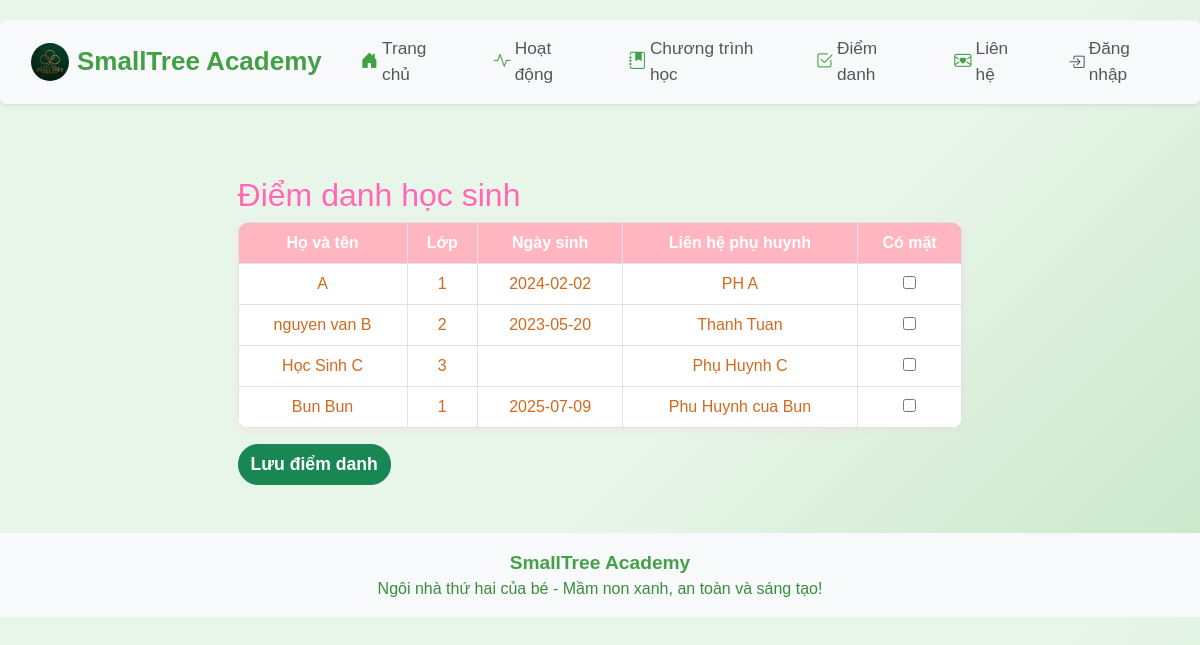
The app's page /attendance/mark, older data.
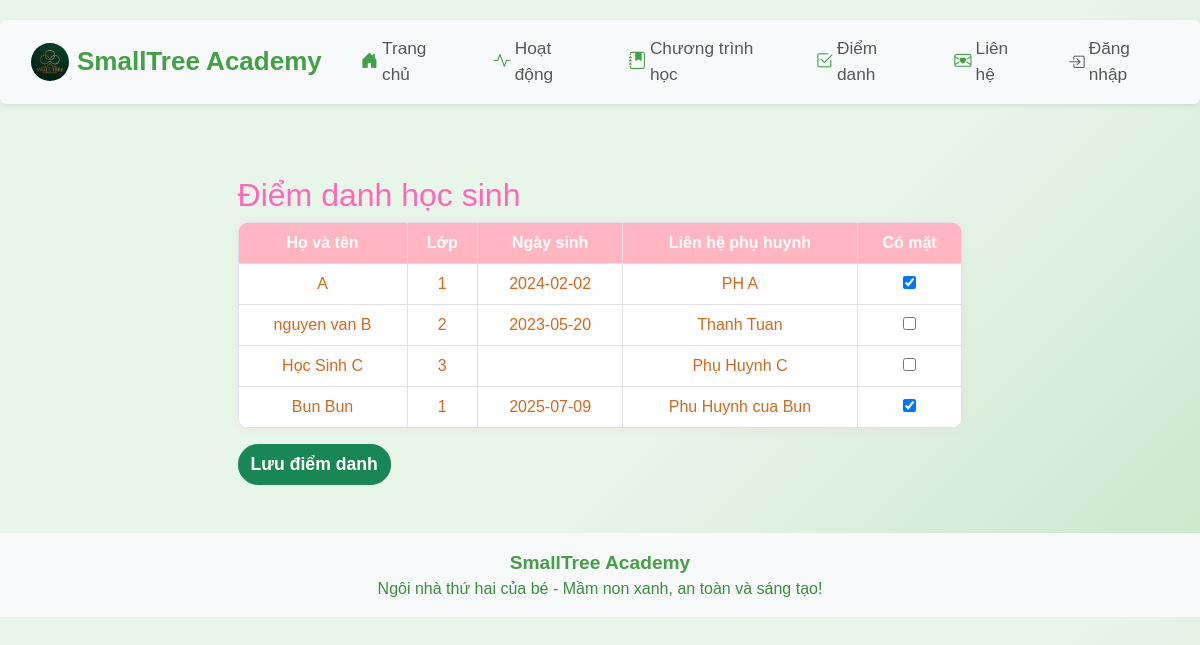
The same page, newer data.
### app/models.py (models this page shows)
class Child(db.Model):
    id = db.Column(db.Integer, primary_key=True)
    name = db.Column(db.String(100), nullable=False)
    age = db.Column(db.Integer, nullable=False)
    parent_contact = db.Column(db.String(100), nullable=False)
    class_name = db.Column(db.String(100))
    birth_date = db.Column(db.String(20))
    status = db.Column(db.String(20), default='Chưa điểm danh')
    email = db.Column(db.String(100))
    phone = db.Column(db.String(20))
    password = db.Column(db.String(100))
    student_code = db.Column(db.String(20), unique=True, nullable=True)

### app/routes.py (the view, shortened to what this page needs)
@main.route('/attendance/mark', methods=['GET', 'POST'])
def mark_attendance():
    students = Child.query.all()
    mobile = is_mobile()
    return render_template('mark_attendance.html', students=students, title='Điểm danh học sinh', mobile=mobile)

### app/__init__.py (called while the page is built)
def create_app():
    app = Flask(__name__)
    app.config['SECRET_KEY'] = 'your-secret-key'
    app.config['SQLALCHEMY_DATABASE_URI'] = 'sqlite:///site.db'
    app.config['SQLALCHEMY_TRACK_MODIFICATIONS'] = False
    db.init_app(app)
    migrate = Migrate(app, db)
    csrf = CSRFProtect(app)
    @app.context_processor
    def inject_csrf_token():
        from flask_wtf.csrf import generate_csrf
        return dict(csrf_token=generate_csrf)
    from app.routes import main
    app.register_blueprint(main)
    return app

### app/routes.py (called while the page is built)
def is_mobile():
    ua = request.user_agent.string.lower()
    return 'mobile' in ua or 'android' in ua or 'iphone' in ua

### app/templates/mark_attendance.html (shortened to what this page needs)
{% extends 'base.html' %}
{% block content %}
<div class="container mt-5">
    <h2>Điểm danh học sinh</h2>
    <form method="post">
        <table class="table table-bordered">
            <thead>
                <tr>
                    <th>Họ và tên</th>
                    <th>Lớp</th>
                    <th>Ngày sinh</th>
                    <th>Liên hệ phụ huynh</th>
                    <th>Có mặt</th>
                </tr>
            </thead>
            <tbody>
                {% for student in students %}
                <tr>
                    <td>{{ student.name }}</td>
                    <td>{{ student.class_name if student.class_name else '' }}</td>
                    <td>{{ student.birth_date if student.birth_date else '' }}</td>
                    <td>{{ student.parent_contact }}</td>
                    <td><input type="checkbox" name="present_{{ student.id }}" {% if student.status == 'Có mặt' %}checked{% endif %}></td>
                </tr>
                {% else %}
                <tr><td colspan="5">Chưa có học sinh nào.</td></tr>
                {% endfor %}
            </tbody>
        </table>
        <button type="submit" class="btn btn-success">Lưu điểm danh</button>
    </form>
</div>
{% endblock %}

### app/templates/base.html (shortened to what this page needs)
<!DOCTYPE html>
<html lang="vi">
<head>
    <link href="https://cdn.jsdelivr.net/npm/bootstrap@5.3.3/dist/css/bootstrap.min.css" rel="stylesheet">
    <link rel="stylesheet" href="{{ url_for('static', filename='css/style.css') }}">
    <link rel="stylesheet" href="https://cdn.jsdelivr.net/npm/bootstrap-icons@1.10.5/font/bootstrap-icons.css">
</head>
<body>
    <nav class="navbar navbar-expand-lg navbar-light bg-light shadow-sm mb-4 rounded" style="border-radius:18px;">
        <div class="container-fluid px-3">
            <a class="navbar-brand fw-bold d-flex align-items-center" href="/">
                <img src="{{ url_for('static', filename='images/logo.jpg') }}" alt="Logo" style="width:38px; margin-right:8px; border-radius:50%;">
                <span style="color:#43a047; font-family:'Comic Sans MS', 'Arial', sans-serif; font-size:1.3em;">SmallTree Academy</span>
            </a>
            <div class="collapse navbar-collapse" id="navbarNav">
                <ul class="navbar-nav ms-auto mb-2 mb-lg-0" style="font-size:1.08em;">
                    <li class="nav-item">
                        <a class="nav-link d-flex align-items-center" href="/">
                            <i class="bi bi-house-door-fill me-1" style="color:#43a047;"></i> Trang chủ
                        </a>
                    </li>
                    <li class="nav-item">
                        <a class="nav-link d-flex align-items-center" href="/activities">
                            <i class="bi bi-activity me-1" style="color:#43a047;"></i> Hoạt động
                        </a>
                    </li>
                    <li class="nav-item">
                        <a class="nav-link d-flex align-items-center" href="{{ url_for('main.curriculum') }}">
                            <i class="bi bi-journal-bookmark-fill me-1" style="color:#43a047;"></i> Chương trình học
                        </a>
                    </li>
                    <li class="nav-item">
                        <a class="nav-link d-flex align-items-center" href="{{ url_for('main.attendance') }}">
                            <i class="bi bi-check2-square me-1" style="color:#43a047;"></i> Điểm danh
                        </a>
                    </li>
                    <li class="nav-item">
                        <a class="nav-link d-flex align-items-center" href="/contact">
                            <i class="bi bi-envelope-heart me-1" style="color:#43a047;"></i> Liên hệ
                        </a>
                    </li>
                    {% if session.get('role') %}
                    <li class="nav-item">
                        <a href="/profile" class="nav-link d-flex align-items-center">
                            <i class="bi bi-person-circle me-1" style="font-size:0.95em;"></i> Tài khoản
                        </a>
                    </li>
                    <li class="nav-item">
                        <a href="/logout" class="nav-link d-flex align-items-center">
                            <i class="bi bi-box-arrow-right me-1" style="font-size:0.95em;"></i> Đăng xuất
                        </a>
                    </li>
                    {% else %}
                    <li class="nav-item">
                        <a href="/login" class="nav-link d-flex align-items-center">
                            <i class="bi bi-box-arrow-in-right me-1" style="font-size:0.95em;"></i> Đăng nhập
                        </a>
                    </li>
                    {% endif %}
                </ul>
            </div>
        </div>
    </nav>
    <main class="container">
        {% block content %}{% endblock %}
    </main>
    <footer class="bg-light text-center py-3 mt-5">
        <div class="container">
            <span class="fw-bold" style="color:#43a047; font-size:1.2em;">SmallTree Academy</span><br>
            <span style="color:#388e3c;">Ngôi nhà thứ hai của bé - Mầm non xanh, an toàn và sáng tạo!</span>
        </div>
    </footer>
</body>
</html>

### app/static/css/style.css (style rules this page uses)
body { font-family: 'Comic Sans MS', 'Arial', sans-serif; background: linear-gradient(135deg, #e8f5e9 60%, #c8e6c9 100%); }
nav { margin: 20px 0; }
nav a { margin: 0 15px; color: white; text-decoration: none; }
.container { width: 80%; margin: auto; overflow: hidden; }
footer { background-color: #ffb6c1; color: white; text-align: center; padding: 10px 0; position: relative; bottom: 0; width: 100%; font-family: 'Comic Sans MS', 'Arial', sans-serif; }
h1, h2, h3 { color: #ff69b4; font-family: 'Comic Sans MS', 'Arial', sans-serif; text-shadow: 1px 1px 2px #fff0f5; }
.btn-primary, .btn-info, .btn-success, .btn-secondary { border-radius: 20px; font-weight: bold; font-size: 1.1em; }
.table { background: #fff0f5; border-radius: 12px; overflow: hidden; box-shadow: 0 2px 8px rgba(255, 182, 193, 0.2); }
.table th { background: #ffb6c1; color: #fff; font-size: 1em; text-align: center; }
.table td { text-align: center; vertical-align: middle; font-size: 1em; color: #d2691e; }

Row changes from the older to the newer data that the page shows:
changed Child "PH A": status "☐" → "☑"
changed Child "Bun Bun": status "☐" → "☑"
